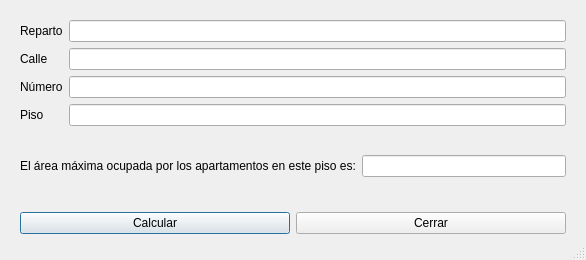
<?xml version="1.0" encoding="UTF-8"?>
<ui version="4.0">
 <class>Dialog</class>
 <widget class="QDialog" name="Dialog">
  <property name="geometry">
   <rect>
    <x>0</x>
    <y>0</y>
    <width>586</width>
    <height>260</height>
   </rect>
  </property>
  <property name="windowTitle">
   <string>Área máxima de apartamentos en un piso</string>
  </property>
  <property name="sizeGripEnabled">
   <bool>true</bool>
  </property>
  <property name="modal">
   <bool>true</bool>
  </property>
  <layout class="QGridLayout" name="gridLayout_2">
   <item row="2" column="0">
    <widget class="QWidget" name="widget" native="true">
     <layout class="QHBoxLayout" name="horizontalLayout">
      <item>
       <widget class="QPushButton" name="boton_calcular">
        <property name="text">
         <string>Calcular</string>
        </property>
       </widget>
      </item>
      <item>
       <widget class="QPushButton" name="boton_cerrar">
        <property name="text">
         <string>Cerrar</string>
        </property>
       </widget>
      </item>
     </layout>
    </widget>
   </item>
   <item row="0" column="0">
    <widget class="QWidget" name="widget_2" native="true">
     <layout class="QGridLayout" name="gridLayout">
      <item row="0" column="0">
       <widget class="QLabel" name="label">
        <property name="text">
         <string>Reparto</string>
        </property>
       </widget>
      </item>
      <item row="0" column="1">
       <widget class="QLineEdit" name="reparto_del_edificio"/>
      </item>
      <item row="1" column="0">
       <widget class="QLabel" name="label_2">
        <property name="text">
         <string>Calle</string>
        </property>
       </widget>
      </item>
      <item row="1" column="1">
       <widget class="QLineEdit" name="calle_del_edificio"/>
      </item>
      <item row="2" column="0">
       <widget class="QLabel" name="label_3">
        <property name="text">
         <string>Número</string>
        </property>
       </widget>
      </item>
      <item row="2" column="1">
       <widget class="QLineEdit" name="numero_del_edificio"/>
      </item>
      <item row="3" column="0">
       <widget class="QLabel" name="label_4">
        <property name="text">
         <string>Piso</string>
        </property>
       </widget>
      </item>
      <item row="3" column="1">
       <widget class="QLineEdit" name="piso_del_edificio"/>
      </item>
     </layout>
    </widget>
   </item>
   <item row="1" column="0">
    <widget class="QWidget" name="widget_3" native="true">
     <layout class="QGridLayout" name="gridLayout_3">
      <item row="0" column="0">
       <widget class="QLabel" name="label_5">
        <property name="text">
         <string>El área máxima ocupada por los apartamentos en este piso es:</string>
        </property>
       </widget>
      </item>
      <item row="0" column="1">
       <widget class="QLineEdit" name="area_maxima">
        <property name="readOnly">
         <bool>true</bool>
        </property>
       </widget>
      </item>
     </layout>
    </widget>
   </item>
  </layout>
 </widget>
 <resources/>
 <connections/>
</ui>
